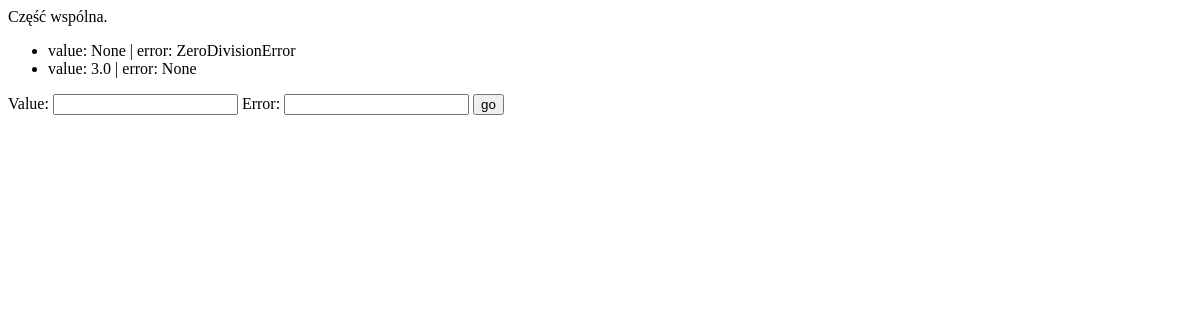
/maths/results/, run on an earlier commit of the app's database.
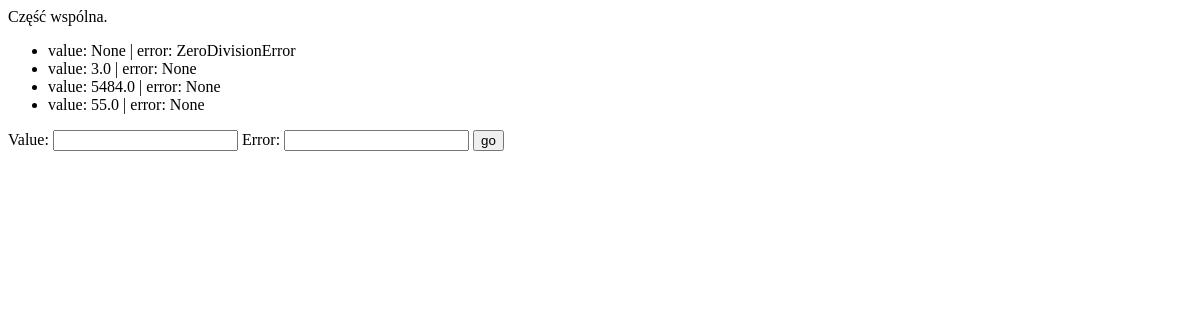
And on a later commit of the database.
### maths/models.py (models this page shows)
class Result(models.Model):
    value = models.FloatField(blank=True, null=True, unique=True)
    error = models.CharField(
        max_length=255,
        null=True,
        blank=True,
        unique=True
    )
    def __str__(self):
        return f"value: {self.value} | error: {self.error}"
    """
    # constraint/więzy coby w bazie result wartość miało albo tylko value albo tylko result
    class Meta:
        constraints = [
            models.CheckConstraint(
                name="%(app_label)s_%(class)s_value_error_together",
                check=(
                        models.Q(
                            value__isnull=False,
                            error__isnull=True,
                        )
                        | models.Q(
                            value__isnull=True,
                            error__isnull=False,
                        )
                     ),
                )
           ]
    """

### maths/views.py (the view, shortened to what this page needs)
# urls.py: path('results/', results_list, name="results"),
def results_list(request):
    form = ResultForm()
    results = Result.objects.all()
    return render(
        request=request,
        template_name="maths/results.html",
        context={
            "results": results,
            "form": form
        }
    )

### maths/forms.py (shortened to what this page needs)
class ResultForm(forms.Form):
   value = forms.FloatField(required=False)
   error = forms.CharField(required=False)

### maths/templates/maths/results.html (shortened to what this page needs)
{% extends "maths/main.html" %}
{% block content %}
   <ul>
       {% for r in results %}
           <li>{{ r }}</li>
       {% endfor %}
   </ul>
   <form method="post">
   {{ form.as_table }}
   <input type="submit" value="go">
</form>
{% endblock %}

### maths/templates/maths/main.html (shortened to what this page needs)
<!DOCTYPE html>
<html lang="en">
<head>
</head>
<body>
    <div id="content">
        <div id="header">
            Część wspólna.
        </div>
        <div id="inner-content">
            {% block content%}{% endblock %}
        </div>
    </div>
</body>
</html>

What changed in the data, as far as the page shows it:
added Result: value+error "value: 5484.0 | error: None"
added Result: value+error "value: 55.0 | error: None"
